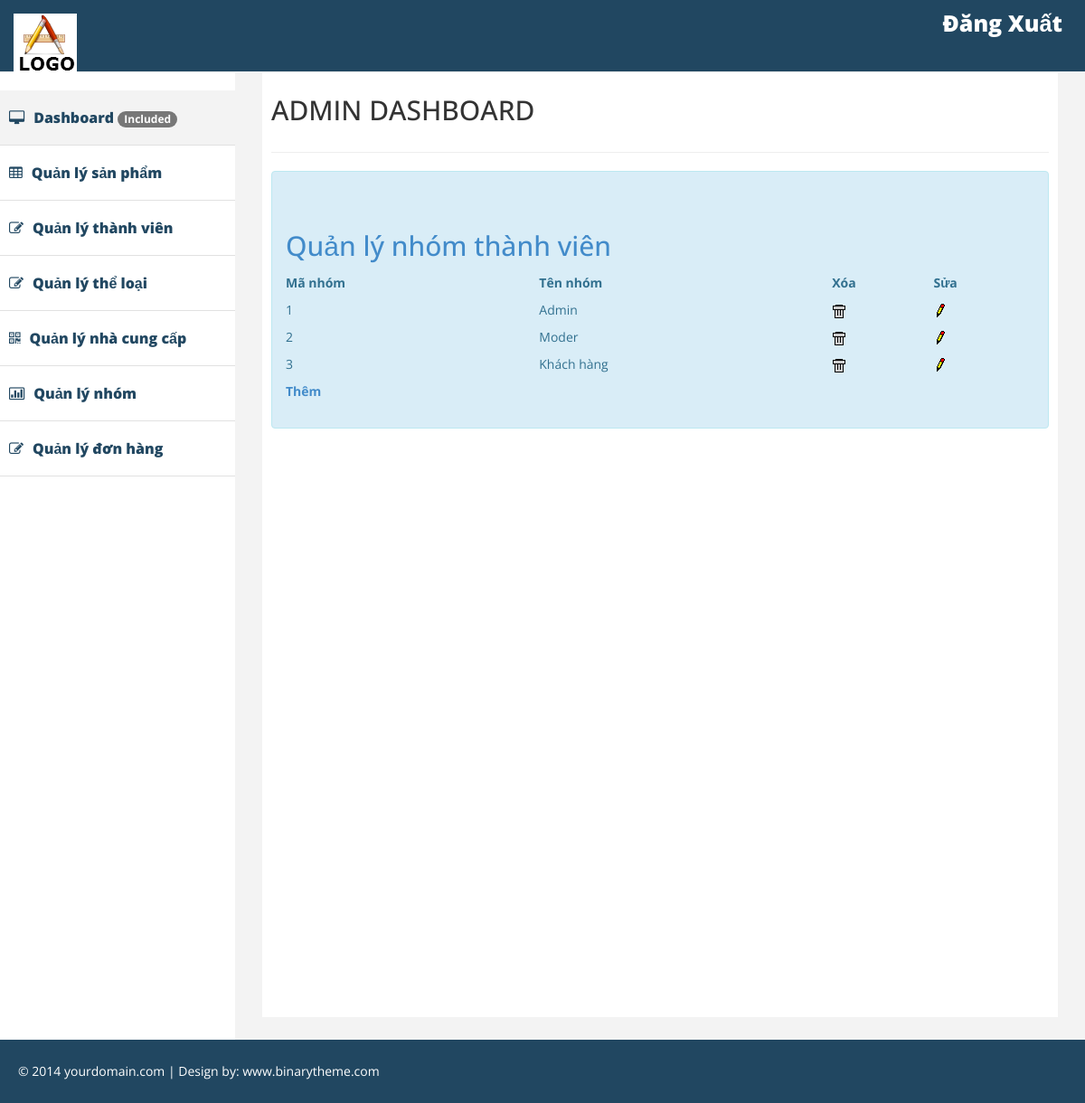
The page /admin.php?mod=group&act=manage on the database its author committed.
### tables this page shows
CREATE TABLE `groups` (
  `GroupID` int(11) NOT NULL,
  `GroupName` varchar(50) NOT NULL
);

### Controller/Group/Manage.php (called while the page is built)
<?php
	include("Model/Group.php");
	$gr = new Group();
	$ret = $gr->getGroupManage();
	include_once("View/Group/Manage.php");
?>

### Model/Group.php (called while the page is built, shortened)
<?php
include_once("DataProvider.php");
class Group{
	private $da;
	function __construct(){
		$this->da = new DataProvider();
	}
	function getGroupManage(){
		$sql = "Select * from groups";
		return $this->da->FetchAll($sql);
	}
}
?>

### Model/DataProvider.php (called while the page is built, shortened)
 <?php
	class DataProvider{
		private $link;
		function __construct()
		{
			$this->link=mysqli_connect("127.0.0.1","root","","cnweb");
		}
		function ExecuteQuery($sql)
		{
	 		mysqli_query($this->link,"set names utf8");
			return mysqli_query($this->link, $sql);
		}
		function FetchAll($sql){
			$arr=array();
			$r = $this->ExecuteQuery($sql);
			while($row = mysqli_fetch_assoc($r)){
				$arr[]=$row;
			}
			return $arr;
		}
	}
?>

### View/Group/Manage.php (the view)
<br>
<div>
<h2><a href="admin.php?mod=category&act=manage">Quản lý nhóm thành viên</a></h2>
	<table width="100%">
    <tr class="title"><th>Mã nhóm</th><th>Tên nhóm</th><th>Xóa</th><th>Sửa</th></tr>
    <?php
	foreach($ret as $row)
	{
		echo "<tr><td>";
		echo $row['GroupID']."</td><td>";
		echo $row['GroupName']."</td><td>";
		echo "<a href=\"admin.php?mod=group&act=delete&id=$row[GroupID]\" onclick=\"return IsDelete()\"><img src=\"Images/Delete.gif\" /></a></td><td>";
		echo "<a href=\"admin.php?mod=group&act=edit&id=$row[GroupID]\"><img src=\"Images/Edit.gif\" /></a>";
		echo "</td></tr>";
	}
	?>
    </table>
<p class="btn-more box noprint"><strong><a href="admin.php?mod=group&act=insert">Thêm</a></strong></p>
</div>

### assets/css/custom.css (style rules this page uses)
body { font-family: 'Open Sans', sans-serif; line-height:30px; }

### rows shown on the page
groups: GroupID "1", GroupName "Admin"
groups: GroupID "2", GroupName "Moder"
groups: GroupID "3", GroupName "Khách hàng"
